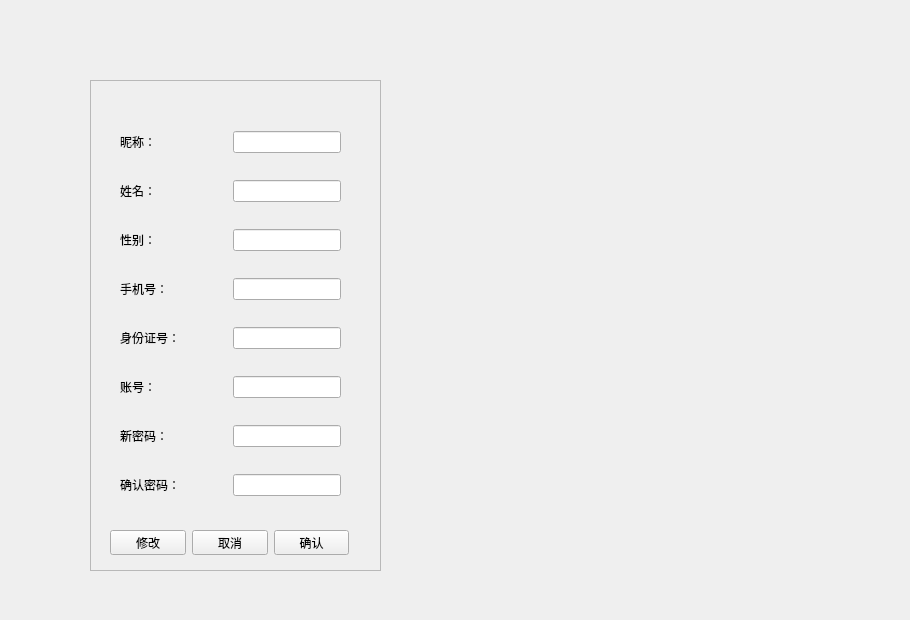
    <widget class="QWidget" name="Modify">
     <widget class="QLabel" name="label_48">
      <property name="geometry">
       <rect>
        <x>10</x>
        <y>50</y>
        <width>891</width>
        <height>561</height>
       </rect>
      </property>
      <property name="text">
       <string/>
      </property>
      <property name="pixmap">
       <pixmap resource="images.qrc">:/Images/Modify.png</pixmap>
      </property>
      <property name="scaledContents">
       <bool>true</bool>
      </property>
     </widget>
     <widget class="QFrame" name="frame_3">
      <property name="geometry">
       <rect>
        <x>90</x>
        <y>80</y>
        <width>291</width>
        <height>491</height>
       </rect>
      </property>
      <property name="frameShape">
       <enum>QFrame::StyledPanel</enum>
      </property>
      <property name="frameShadow">
       <enum>QFrame::Raised</enum>
      </property>
      <widget class="QWidget" name="layoutWidget">
       <property name="geometry">
        <rect>
         <x>20</x>
         <y>450</y>
         <width>239</width>
         <height>25</height>
        </rect>
       </property>
       <layout class="QHBoxLayout" name="horizontalLayout_11">
        <item>
         <widget class="QPushButton" name="editButton">
          <property name="text">
           <string>修改</string>
          </property>
         </widget>
        </item>
        <item>
         <widget class="QPushButton" name="cancelButton">
          <property name="text">
           <string>取消</string>
          </property>
         </widget>
        </item>
        <item>
         <widget class="QPushButton" name="saveButton">
          <property name="text">
           <string>确认</string>
          </property>
         </widget>
        </item>
       </layout>
      </widget>
      <widget class="QWidget" name="layoutWidget">
       <property name="geometry">
        <rect>
         <x>30</x>
         <y>30</y>
         <width>221</width>
         <height>411</height>
        </rect>
       </property>
       <layout class="QVBoxLayout" name="verticalLayout">
        <item>
         <layout class="QHBoxLayout" name="horizontalLayout_3">
          <item>
           <widget class="QLabel" name="label_23">
            <property name="text">
             <string>昵称：</string>
            </property>
           </widget>
          </item>
          <item>
           <widget class="QLineEdit" name="cnameEdit">
            <property name="sizePolicy">
             <sizepolicy hsizetype="Fixed" vsizetype="Fixed">
              <horstretch>0</horstretch>
              <verstretch>0</verstretch>
             </sizepolicy>
            </property>
           </widget>
          </item>
         </layout>
        </item>
        <item>
         <layout class="QHBoxLayout" name="horizontalLayout_4">
          <item>
           <widget class="QLabel" name="label_16">
            <property name="text">
             <string>姓名：</string>
            </property>
           </widget>
          </item>
          <item>
           <widget class="QLineEdit" name="realnameEdit">
            <property name="sizePolicy">
             <sizepolicy hsizetype="Fixed" vsizetype="Fixed">
              <horstretch>0</horstretch>
              <verstretch>0</verstretch>
             </sizepolicy>
            </property>
           </widget>
          </item>
         </layout>
        </item>
        <item>
         <layout class="QHBoxLayout" name="horizontalLayout_5">
          <item>
           <widget class="QLabel" name="label_14">
            <property name="text">
             <string>性别：</string>
            </property>
           </widget>
          </item>
          <item>
           <widget class="QLineEdit" name="csexEdit">
            <property name="sizePolicy">
             <sizepolicy hsizetype="Fixed" vsizetype="Fixed">
              <horstretch>0</horstretch>
              <verstretch>0</verstretch>
             </sizepolicy>
            </property>
           </widget>
          </item>
         </layout>
        </item>
        <item>
         <layout class="QHBoxLayout" name="horizontalLayout_6">
          <item>
           <widget class="QLabel" name="label_13">
            <property name="text">
             <string>手机号：</string>
            </property>
           </widget>
          </item>
          <item>
           <widget class="QLineEdit" name="telephonenumEdit">
            <property name="sizePolicy">
             <sizepolicy hsizetype="Fixed" vsizetype="Fixed">
              <horstretch>0</horstretch>
              <verstretch>0</verstretch>
             </sizepolicy>
            </property>
           </widget>
          </item>
         </layout>
        </item>
        <item>
         <layout class="QHBoxLayout" name="horizontalLayout_7">
          <item>
           <widget class="QLabel" name="label_15">
            <property name="text">
             <string>身份证号：</string>
            </property>
           </widget>
          </item>
          <item>
           <widget class="QLineEdit" name="csidEdit">
            <property name="sizePolicy">
             <sizepolicy hsizetype="Fixed" vsizetype="Fixed">
              <horstretch>0</horstretch>
              <verstretch>0</verstretch>
             </sizepolicy>
            </property>
           </widget>
          </item>
         </layout>
        </item>
        <item>
         <layout class="QHBoxLayout" name="horizontalLayout_8">
          <item>
           <widget class="QLabel" name="label_25">
            <property name="text">
             <string>账号：</string>
            </property>
           </widget>
          </item>
          <item>
           <widget class="QLineEdit" name="cidEdit">
            <property name="sizePolicy">
             <sizepolicy hsizetype="Fixed" vsizetype="Fixed">
              <horstretch>0</horstretch>
              <verstretch>0</verstretch>
             </sizepolicy>
            </property>
           </widget>
          </item>
         </layout>
        </item>
        <item>
         <layout class="QHBoxLayout" name="horizontalLayout_9">
          <item>
           <widget class="QLabel" name="label_24">
            <property name="text">
             <string>新密码：</string>
            </property>
           </widget>
          </item>
          <item>
           <widget class="QLineEdit" name="new_password_edit">
            <property name="sizePolicy">
             <sizepolicy hsizetype="Minimum" vsizetype="Fixed">
              <horstretch>0</horstretch>
              <verstretch>0</verstretch>
             </sizepolicy>
            </property>
            <property name="echoMode">
             <enum>QLineEdit::Password</enum>
            </property>
           </widget>
          </item>
         </layout>
        </item>
        <item>
         <layout class="QHBoxLayout" name="horizontalLayout_10">
          <item>
           <widget class="QLabel" name="label_26">
            <property name="text">
             <string>确认密码：</string>
            </property>
           </widget>
          </item>
          <item>
           <widget class="QLineEdit" name="confirm_password_edit">
            <property name="sizePolicy">
             <sizepolicy hsizetype="Minimum" vsizetype="Fixed">
              <horstretch>0</horstretch>
              <verstretch>0</verstretch>
             </sizepolicy>
            </property>
            <property name="echoMode">
             <enum>QLineEdit::Password</enum>
            </property>
           </widget>
          </item>
         </layout>
        </item>
       </layout>
      </widget>
     </widget>
    </widget>
